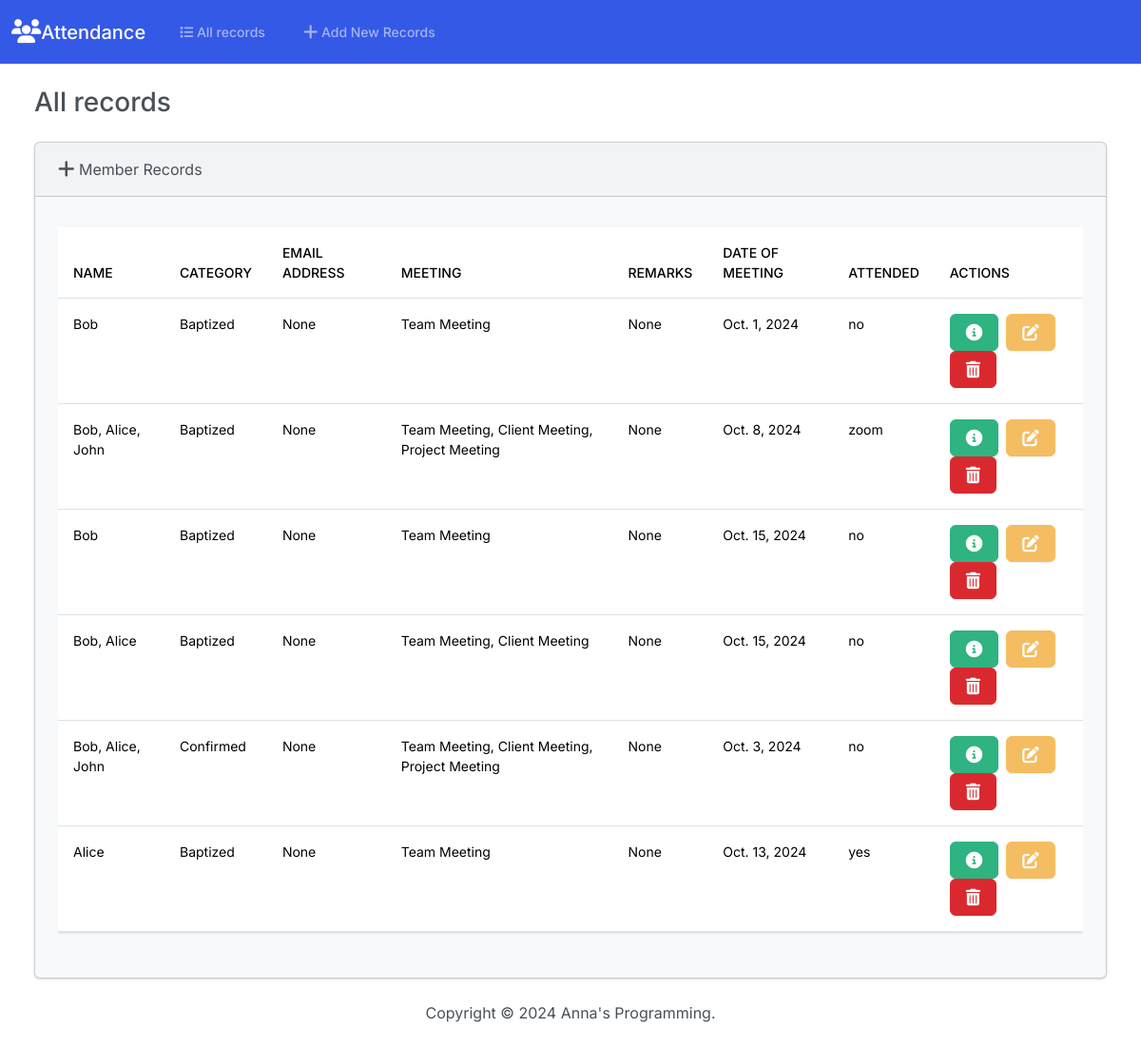
The page / on the database its author committed.
### attendance/models.py (models this page shows, shortened)
class Attendance(models.Model):
    attendance_number = models.PositiveIntegerField(unique=True, editable=False)
    name = MultiSelectField(choices=NAME_CHOICES, default=['Bob'])
    category = MultiSelectField(choices=CATEGORY_CHOICES, default=['Baptized'])
    email_address = models.EmailField(max_length=100, blank=True, null=True)
    meeting = MultiSelectField(choices=MEETING_CHOICES, default=['team'])
    remarks = models.CharField(max_length=50, blank=True, null=True)
    date_of_meeting = models.DateField(auto_now=False, auto_now_add=False, blank=True, null=True)
    attended = models.CharField(max_length=5, choices=[('yes', 'Yes'), ('no', 'No')], default='no')

### attendance/views.py (the view)
# urls.py: path('', views.index, name = 'index'),
def index(request):
    attendances = Attendance.objects.all()  # Fetch all attendance records
    return render(request, 'attendance/index.html', {'attendances': attendances})

### attendance/templates/attendance/index.html (shortened to what this page needs)
{% extends "attendance/base.html" %}
{% block body %}
<h3 class="m-4">All records</h3>
    <div class="row">
        <div class="col-12">
        {% if attendances.exists %}
        <div class="card bg-light ms-4 me-4 mb-4">
            <div class="card-header">
              <i class="fa-solid fa-plus fa-lg"></i> Member Records
            </div>
            <div class="card-body">
              <p class="card-text">
                <div class="table-responsive">
                    <table class="table table-hover">
                        <thead>
                          <tr>
                            <th scope="col">Name</th>
                            <th scope="col">Category</th>
                            <th scope="col">Email address</th>
                            <th scope="col">Meeting</th>
                            <th scope="col">Remarks</th>
                            <th scope="col">Date of meeting</th>
                            <th scope="col">Attended</th>
                            <th scope="col">Actions</th>
                          </tr>
                        </thead>
                        <tbody>
                            {% for attendance in attendances %}
                            <tr>
                                <td>{{ attendance.name }}</td>
                                <td>{{ attendance.category }}</td>
                                <td>{{ attendance.email_address|default:"None" }}</td>
                                <td>{{ attendance.meeting }}</td>
                                <td>{{ attendance.remarks|default:"None" }}</td>
                                <td>{{ attendance.date_of_meeting }}</td>
                                <td>{{ attendance.attended }}</td>
                                <td>
                                  <button type="button" class="btn btn-success me-1" data-bs-toggle="modal" data-bs-target="#viewModal{{ attendance.id }}">
                                  </button>
                                  <a class="btn btn-warning me-1" href="{% url 'edit' attendance.attendance_number %}">
                                  </a>
                                  <button type="button" class="btn btn-danger" data-bs-toggle="modal" data-bs-target="#deleteModal{{ attendance.id }}">
                                  </button>
                                </td>
                            </tr>
                            {% endfor %}
                        </tbody>
                    </table>
                </div>
              </p>
            </div>
        </div>
      </div>
        {% else %}
          <h5 class="alert alert-primary ms-4 me-4">No Records</h5>
        {% endif %}
        </div>
    </div>
{% endblock %}

### attendance/templates/attendance/base.html (shortened to what this page needs)
{% load static %}
<!DOCTYPE html>
<html lang="en">
<head>
    <link rel="stylesheet" href="https://cdnjs.cloudflare.com/ajax/libs/font-awesome/6.6.0/css/all.min.css">
    <link href="{% static 'css/bootstrap.min.css'%}" rel="stylesheet">
    <body class="d-flex flex-column min-vh-100">
<nav class="navbar navbar-expand-lg bg-primary" data-bs-theme="dark">
  <div class="container-fluid">
    <a class="navbar-brand" href="{% url 'index' %}">
    <i class="fa-solid fa-users fa-lg"></i>Attendance</a>
    <div class="collapse navbar-collapse" id="navbarColor01">
      <ul class="navbar-nav me-auto">
        <li class="nav-item">
          <a class="nav-link" href="{% url 'index' %}"><i class="fa-solid fa-list"></i>
            All records</a>
        </li>
        <li class="nav-item">
          <a class="nav-link" href="{% url 'add' %}">
            Add New Records</a>
        </li>
      </ul>
    </div>
  </div>
</nav>
<div class="container-fluid">
    {% block body %}
    {% endblock %}
<footer class="mt-auto mb-4">
    <div class="text-center">
        <span>
            Copyright &copy; <script>document.write(new Date().getFullYear())</script> Anna's Programming.
        </span>
    </div>
</footer>
</body>
</head>
</html>

### rows shown on the page
Attendance: name "Bob", category "Baptized", email_address "None", meeting "Team Meeting", remarks "None", date_of_meeting "Oct. 1, 2024", attended "no"
Attendance: name "Bob, Alice, John", category "Baptized", email_address "None", meeting "Team Meeting, Client Meeting, Project Meeting", remarks "None", date_of_meeting "Oct. 8, 2024", attended "zoom"
Attendance: name "Bob", category "Baptized", email_address "None", meeting "Team Meeting", remarks "None", date_of_meeting "Oct. 15, 2024", attended "no"
Attendance: name "Bob, Alice, John", category "Confirmed", email_address "None", meeting "Team Meeting, Client Meeting, Project Meeting", remarks "None", date_of_meeting "Oct. 3, 2024", attended "no"
Attendance: name "Alice", category "Baptized", email_address "None", meeting "Team Meeting", remarks "None", date_of_meeting "Oct. 13, 2024", attended "yes"

### other values the page prints
{{ attendance.name }} "Bob, Alice"
{{ attendance.category }} "Baptized"
{{ attendance.email_address|default:"None" }} "None"
{{ attendance.meeting }} "Team Meeting, Client Meeting"
{{ attendance.remarks|default:"None" }} "None"
{{ attendance.date_of_meeting }} "Oct. 15, 2024"
{{ attendance.attended }} "no"
